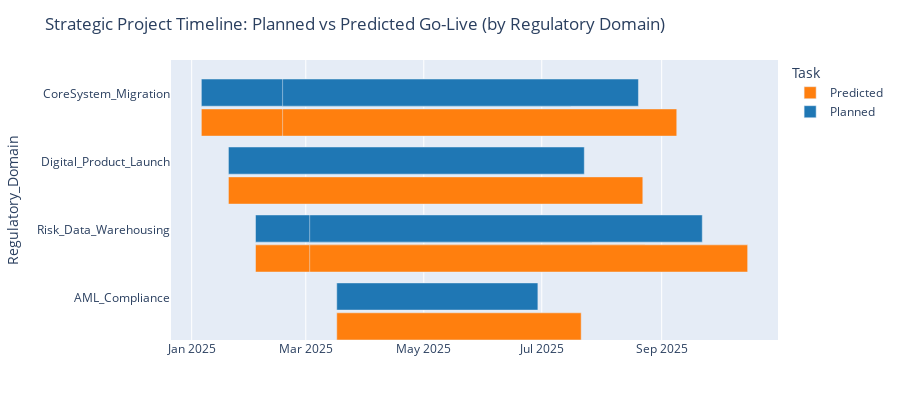

Notebook code for this chart:
### Code cell
# Visual: Strategic Project Timeline with Predicted Time-to-Market Delay

import numpy as np
import pandas as pd
from datetime import datetime, timedelta
import plotly.express as px

# --- sample slice (using adapted column names) ---
# Project grouping column is Regulatory_Domain, prediction is delay, risk is p_golive_risk
g = actions.head(6).copy()  # must contain: Regulatory_Domain, pred_time_to_market_delay_days, p_golive_risk

# planned dates (assuming a starting date for the visualization)
start0 = datetime(2025, 1, 6)
g["PlannedStart"]  = [start0 + timedelta(days=int(i*14)) for i in range(len(g))]
g["PlannedFinish"] = g["PlannedStart"] + pd.to_timedelta(np.random.randint(90, 210, len(g)), unit="D") # Random project duration 90-210 days

# predicted finish: planned finish + predicted delay (clipping negative slips to 0)
g["PredictedFinish"] = g["PlannedFinish"] + pd.to_timedelta(g["pred_time_to_market_delay_days"].clip(lower=0), unit="D")

# --- build the long dataframe ---
long = pd.concat([
    g.assign(Task="Planned").rename(columns={"PlannedStart":"Start","PlannedFinish":"Finish"})[
        ["Regulatory_Domain","Task","Start","Finish","p_golive_risk"] # Use adapted feature and risk name
    ],
    g.assign(Task="Predicted").rename(columns={"PlannedStart":"Start","PredictedFinish":"Finish"})[
        ["Regulatory_Domain","Task","Start","Finish","p_golive_risk"] # Use adapted feature and risk name
    ],
], ignore_index=True)

# ensure draw order: Predicted under, Planned on top
long["Task"] = pd.Categorical(long["Task"], categories=["Predicted","Planned"], ordered=True)

# Create the Timeline/Gantt Chart
fig = px.timeline(
    long.sort_values("Task"),
    x_start="Start", x_end="Finish",
    y="Regulatory_Domain", color="Task", # Use adapted feature name for Y-axis
    hover_data={"p_golive_risk":":.2f"}, # Use adapted risk name for hover data
    color_discrete_map={"Planned":"#1f77b4","Predicted":"#ff7f0e"}
)

# narrow bars and vertically offset within each y-category
fig.update_traces(width=0.4)
for tr in fig.data:
    if tr.name == "Planned":
        tr.update(offset=-0.22)  # top lane
    elif tr.name == "Predicted":
        tr.update(offset=+0.22)  # bottom lane

fig.update_yaxes(autorange="reversed")
fig.update_layout(title="Strategic Project Timeline: Planned vs Predicted Go-Live (by Regulatory Domain)", bargap=0.25, height=420)
# fig.show() # Use fig.show() in a notebook to display the interactive plot


# Note (Adapted for Finance/Strategic Transformation):
# The model anticipates Time-to-Market delays across every high-risk category.
# The degree of slippage visually represents the severity of the predicted delay. This allows the PMO to immediately compare the magnitude of time risk across different Regulatory Domain projects (e.g., Core System Migration vs. AML Compliance).

### Figure 1 — Plotly figure (JSON) as saved in the notebook; plotly's stock layout.template omitted (floating-point values rounded to 4 significant figures)
{"data": [{"base": ["2025-01-06T00:00:00.000000000", "2025-01-20T00:00:00.000000000", "2025-02-03T00:00:00.000000000", "2025-02-17T00:00:00.000000000", "2025-03-03T00:00:00.000000000", "2025-03-17T00:00:00.000000000"], "customdata": [[0.9983], [0.9983], [0.9983], [0.9967], [0.9967], [0.9967]], "hovertemplate": "Task=Predicted<br>Start=%{base}<br>Finish=%{x}<br>Regulatory_Domain=%{y}<br>p_golive_risk=%{customdata[0]:.2f}<extra></extra>", "legendgroup": "Predicted", "marker": {"color": "#ff7f0e", "pattern": {"shape": ""}}, "name": "Predicted", "offset": 0.22, "orientation": "h", "showlegend": true, "textposition": "auto", "type": "bar", "width": 0.4, "x": [19822548557, 18511216112, 17393370644, 17608231947, 19566032871, 10920371165], "xaxis": "x", "y": ["CoreSystem_Migration", "Digital_Product_Launch", "Risk_Data_Warehousing", "CoreSystem_Migration", "Risk_Data_Warehousing", "AML_Compliance"], "yaxis": "y"}, {"base": ["2025-01-06T00:00:00.000000000", "2025-01-20T00:00:00.000000000", "2025-02-03T00:00:00.000000000", "2025-02-17T00:00:00.000000000", "2025-03-03T00:00:00.000000000", "2025-03-17T00:00:00.000000000"], "customdata": [[0.9983], [0.9983], [0.9983], [0.9967], [0.9967], [0.9967]], "hovertemplate": "Task=Planned<br>Start=%{base}<br>Finish=%{x}<br>Regulatory_Domain=%{y}<br>p_golive_risk=%{customdata[0]:.2f}<extra></extra>", "legendgroup": "Planned", "marker": {"color": "#1f77b4", "pattern": {"shape": ""}}, "name": "Planned", "offset": -0.22, "orientation": "h", "showlegend": true, "textposition": "auto", "type": "bar", "width": 0.4, "x": [16502400000, 15897600000, 15033600000, 15897600000, 17539200000, 8985600000], "xaxis": "x", "y": ["CoreSystem_Migration", "Digital_Product_Launch", "Risk_Data_Warehousing", "CoreSystem_Migration", "Risk_Data_Warehousing", "AML_Compliance"], "yaxis": "y"}], "layout": {"bargap": 0.25, "barmode": "overlay", "height": 420, "legend": {"title": {"text": "Task"}, "tracegroupgap": 0}, "margin": {"t": 60}, "title": {"text": "Strategic Project Timeline: Planned vs Predicted Go-Live (by Regulatory Domain)"}, "xaxis": {"anchor": "y", "domain": [0, 1], "type": "date"}, "yaxis": {"anchor": "x", "autorange": "reversed", "domain": [0, 1], "title": {"text": "Regulatory_Domain"}}}}
